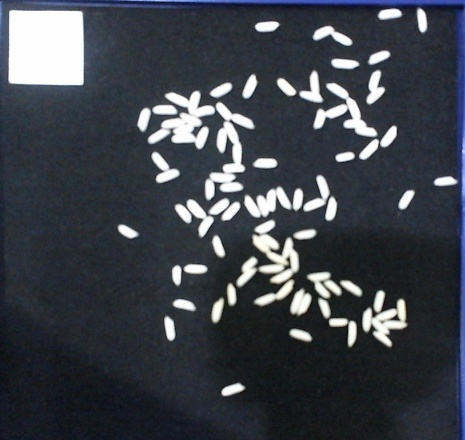
#> input picture exp/test4/5.jpg, 465 x 440 px
$ python count.py
#> lines starting #> are read from the running program, lines starting #| are printed output that depends on the picture; after the words box and inside, x2 and y2 are one past the last pixel; in counts of white or black regions, pixels touching at a corner belong together; long printed decimals are rounded
import cv2

 # Read
img_rice = cv2.imread("./exp/test4/5.jpg")
#> img_rice is the input picture: shape (440, 465, 3); mean B, G, R 74.5, 66.5, 61.5
cv2.imshow('rice', img_rice)
 # Grayscale
img_gray = cv2.cvtColor(img_rice, cv2.COLOR_BGR2GRAY)
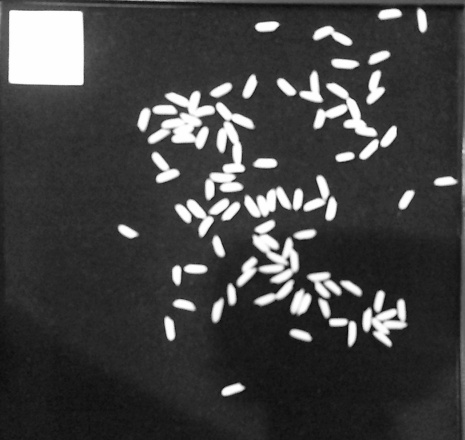
#> img_gray: shape (440, 465); min 10, max 255, mean 66
cv2.imshow('gray', img_gray)
 # Binarization
ret,thresh1 = cv2.threshold(img_gray, 123, 255, cv2.THRESH_BINARY)
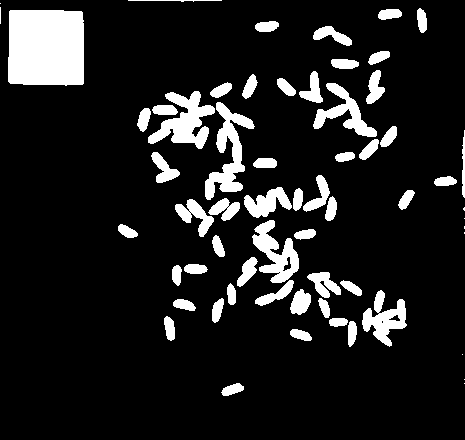
#> thresh1: shape (440, 465); 12.2% white; 62 white regions (9 under 20 px), largest, box (x1, y1, x2, y2) and area: (8, 10, 84, 86) 5604, (205, 102, 255, 200) 1818, (148, 91, 215, 149) 1810
cv2.imshow('thresh', thresh1)

 # Corrosion and expansion
kernel = cv2.getStructuringElement(cv2.MORPH_RECT,(2,2)) #define rectangular structure element

img_erode = cv2.erode(thresh1, kernel, iterations=3)
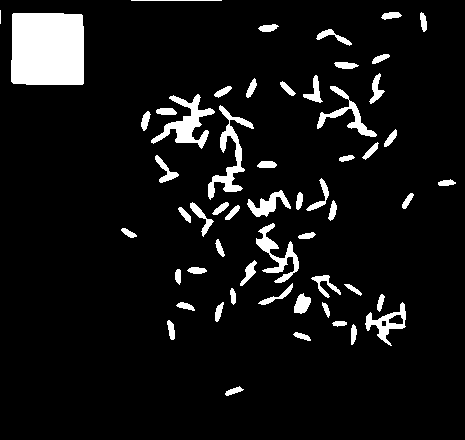
#> img_erode: shape (440, 465); 7.7% white; 56 white regions (1 under 20 px), largest, box (x1, y1, x2, y2) and area: (11, 13, 84, 85) 5156, (151, 94, 215, 149) 1185, (208, 105, 254, 200) 1079
cv2.imshow('erode', img_erode)

img_dilated = cv2.dilate(img_erode, kernel)
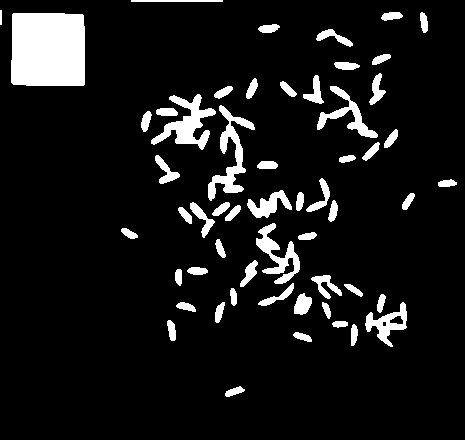
#> img_dilated: shape (440, 465); 9.1% white; 56 white regions
 # Edge detection
contours, hierarchy = cv2.findContours(img_dilated,cv2.RETR_EXTERNAL,cv2.CHAIN_APPROX_SIMPLE)
#> contours = 56 contours, 1 with area under 20; largest, box (x1, y1, x2, y2) and area: (11, 13, 85, 86) 5160, (151, 94, 216, 150) 1238, (208, 105, 255, 201) 1138, (256, 223, 300, 284) 866, (365, 302, 407, 347) 734

count = 0
ave_area = 0
for i in range(len(contours)):
    area = cv2.contourArea(contours[i])
    if area > 20:

        count = count + 1
        ave_area = ave_area + area
        rect = cv2.boundingRect(contours[i]) #Extract rectangle coordinates

        print("number:{} x:{} y:{} area:{}".format(count,rect[0],rect[1], area))#Print coordinates

        cv2.rectangle(img_rice,rect,(0,255,0),1)#Draw a rectangle
        if area > 150:
            count = count + 1
            # cv2.putText(img_rice,str({count,count-1}), (rect[0], rect[1]), cv2.FONT_HERSHEY_COMPLEX, 0.4, (0, 255, 0), 1) #In the upper left corner of the rice grain Write number
        else:
            pass
#> this loop made 56 passes
#> (area, count, ave_area, rect) on passes 1 to 12: (99, 1, 99, (225, 386, 20, 11)), (92, 2, 191, (293, 332, 19, 10)), (98.5, 3, 289.5, (351, 324, 7, 22)), (69.5, 4, 359, (332, 321, 16, 7)), (113.5, 5, 472.5, (167, 320, 9, 21)), (734, 7, 1206.5, (365, 302, 42, 45)), (71, 8, 1277.5, (322, 302, 9, 17)), (108.5, 9, 1386, (215, 302, 10, 21)), (102, 10, 1488, (176, 302, 20, 10)), (89.5, 11, 1577.5, (377, 294, 9, 19)), (247, 13, 1824.5, (294, 293, 18, 22)), (79.5, 14, 1904, (230, 288, 7, 18))
#| number:1 x:225 y:386 area:99.0
#| number:2 x:293 y:332 area:92.0
#| number:3 x:351 y:324 area:98.5
#| number:4 x:332 y:321 area:69.5
#| number:5 x:167 y:320 area:113.5
#| number:6 x:365 y:302 area:734.0
#| number:8 x:322 y:302 area:71.0
#| number:9 x:215 y:302 area:108.5
#> (further printed lines are left out)
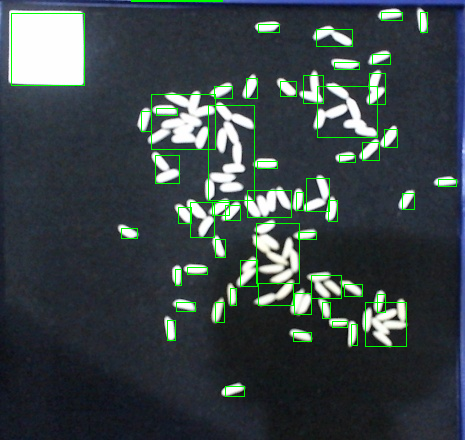
#> img_rice: shape (440, 465, 3); 2.3% of pixels changed, all inside (x1, y1, x2, y2) = (11, 0, 457, 397)
#> after the loop, ave_area = 16526.5; count = 72
            # cv2.putText(img_rice,str(count), (rect[0], rect[1]), cv2.FONT_HERSHEY_COMPLEX, 0.4, (0, 255, 0), 1) #Write the number in the upper left corner of the rice grain


ave_area = ave_area / count
#> ave_area = 229.5
 # Output
print('The total number is: {}, the average area is: {}'.format(count,ave_area))
#| The total number is: 72, the average area is: 229.535
cv2.imshow("Contours", img_rice)

cv2.waitKey(0)
cv2.destroyAllWindows()

$ run again, with exp/test4/0.jpg copied over exp/test4/5.jpg
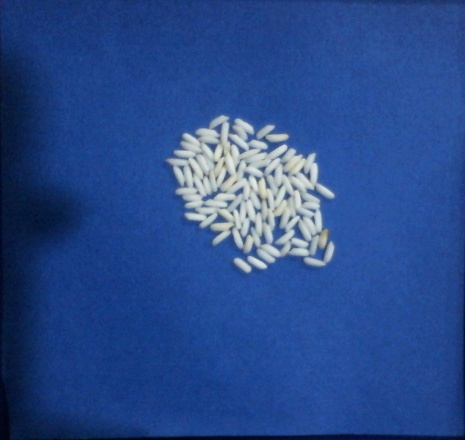
#> input picture exp/test4/0.jpg, 465 x 440 px
#> img_rice is the input picture: shape (440, 465, 3); mean B, G, R 138.9, 74.5, 41
#> `ret,thresh1 = cv2.threshold(img_gray, 123, 255, cv2.THRESH_BINARY)`:
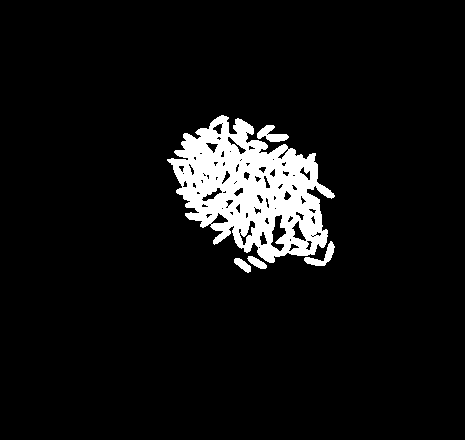
#> thresh1: shape (440, 465); 6.8% white; 5 white regions, box (x1, y1, x2, y2) and area: (167, 115, 335, 263) 13135, (257, 125, 289, 142) 287, (304, 241, 335, 266) 264, (247, 256, 267, 269) 138, (234, 258, 251, 273) 137
#> img_erode: shape (440, 465); 4.1% white; 9 white regions, largest, box (x1, y1, x2, y2) and area: (172, 119, 328, 263) 7880, (233, 122, 254, 150) 240, (269, 137, 288, 142) 72
#> img_dilated: shape (440, 465); 5% white; 8 white regions
#> contours = 8 contours; box (x1, y1, x2, y2) and area: (172, 119, 335, 264) 12113, (233, 122, 255, 151) 257, (269, 137, 289, 143) 76, (237, 261, 252, 273) 60, (251, 259, 267, 270) 58, (260, 128, 275, 139) 55, (327, 246, 335, 263) 54, (308, 260, 327, 267) 52
#> the loop `for i in range(len(contours)):` made 8 passes
#> (area, count, ave_area, rect) on passes 1 to 8: (60, 1, 60, (237, 261, 15, 12)), (51.5, 2, 111.5, (308, 260, 19, 7)), (58, 3, 169.5, (251, 259, 16, 11)), (54.5, 4, 224, (327, 246, 8, 17)), (76, 5, 300, (269, 137, 20, 6)), (55, 6, 355, (260, 128, 15, 11)), (257, 8, 612, (233, 122, 22, 29)), (12113, 10, 12725, (172, 119, 163, 145))
#> (printed output is left out)
#> after the loop `for i in range(len(contours)):`:
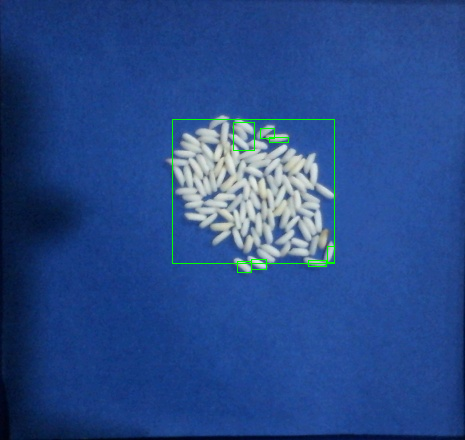
#> img_rice: shape (440, 465, 3); 0.47% of pixels changed, all inside (x1, y1, x2, y2) = (172, 119, 335, 273)
#> after the loop `for i in range(len(contours)):`: ave_area = 12725; count = 10
#> `ave_area = ave_area / count`: ave_area = 1272.5
#| The total number is: 10, the average area is: 1272.5

$ run again, with exp/test4/1.jpg copied over exp/test4/5.jpg
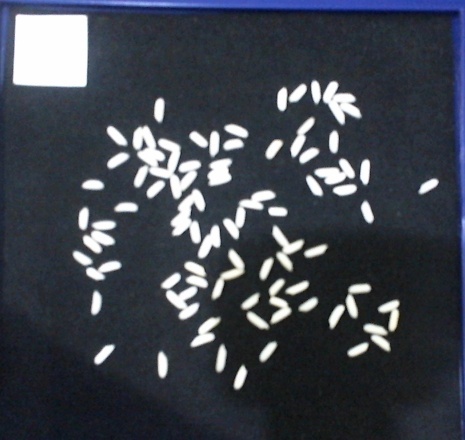
#> input picture exp/test4/1.jpg, 465 x 440 px
#> img_rice is the input picture: shape (440, 465, 3); mean B, G, R 77.4, 68.3, 63.2
#> `ret,thresh1 = cv2.threshold(img_gray, 123, 255, cv2.THRESH_BINARY)`:
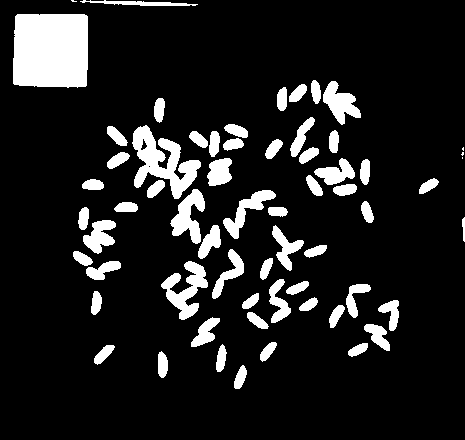
#> thresh1: shape (440, 465); 12.4% white; 63 white regions (4 under 20 px), largest, box (x1, y1, x2, y2) and area: (13, 14, 88, 88) 5360, (132, 125, 201, 199) 2264, (161, 261, 208, 320) 1214
#> img_erode: shape (440, 465); 7.7% white; 62 white regions (2 under 20 px), largest, box (x1, y1, x2, y2) and area: (16, 17, 88, 87) 4914, (136, 129, 201, 199) 1417, (174, 192, 205, 243) 619
#> img_dilated: shape (440, 465); 9.1% white; 61 white regions
#> contours = 61 contours, 1 with area under 20; largest, box (x1, y1, x2, y2) and area: (16, 17, 89, 88) 4922, (136, 129, 202, 200) 1492, (174, 192, 206, 244) 652, (169, 264, 209, 321) 630, (326, 84, 362, 125) 588
#> the loop `for i in range(len(contours)):` made 61 passes
#> (area, count, ave_area, rect) on passes 1 to 8: (103.5, 1, 103.5, (237, 369, 11, 21)), (124.5, 2, 228, (161, 355, 8, 23)), (106.5, 3, 334.5, (219, 349, 8, 24)), (112.5, 4, 447, (97, 348, 18, 17)), (85, 5, 532, (351, 346, 18, 11)), (92.5, 6, 624.5, (263, 345, 14, 17)), (212, 8, 836.5, (367, 327, 24, 25)), (254, 10, 1090.5, (194, 321, 27, 27))
#> (printed output is left out)
#> after the loop `for i in range(len(contours)):`:
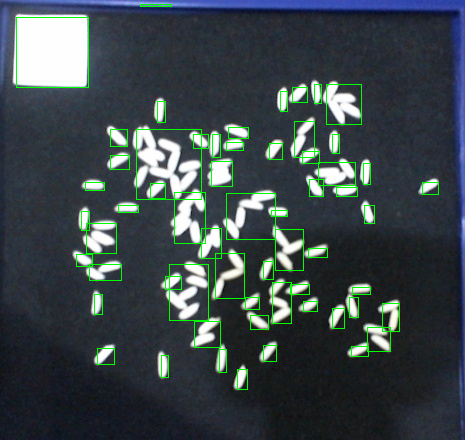
#> img_rice: shape (440, 465, 3); 2.42% of pixels changed, all inside (x1, y1, x2, y2) = (16, 4, 439, 390)
#> after the loop `for i in range(len(contours)):`: ave_area = 16517; count = 78
#> `ave_area = ave_area / count`: ave_area = 211.8
#| The total number is: 78, the average area is: 211.756

$ run again, with exp/test4/2.jpg copied over exp/test4/5.jpg
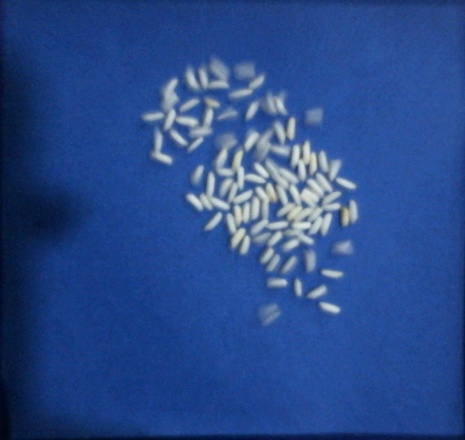
#> input picture exp/test4/2.jpg, 465 x 440 px
#> img_rice is the input picture: shape (440, 465, 3); mean B, G, R 138.4, 74.4, 41.3
#> `ret,thresh1 = cv2.threshold(img_gray, 123, 255, cv2.THRESH_BINARY)`:
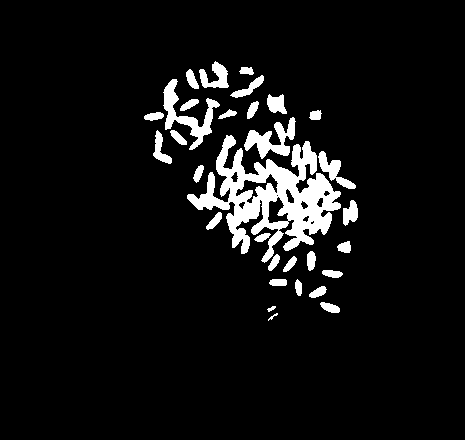
#> thresh1: shape (440, 465); 6.9% white; 31 white regions, largest, box (x1, y1, x2, y2) and area: (187, 135, 341, 263) 7659, (163, 79, 220, 150) 1158, (244, 117, 296, 159) 935
#> img_erode: shape (440, 465); 3.5% white; 40 white regions (2 under 20 px), largest, box (x1, y1, x2, y2) and area: (219, 139, 333, 254) 3489, (248, 133, 290, 157) 345, (295, 144, 317, 180) 335
#> img_dilated: shape (440, 465); 4.6% white; 38 white regions
#> contours = 38 contours; largest, box (x1, y1, x2, y2) and area: (219, 139, 342, 255) 4249, (248, 133, 291, 158) 370, (190, 176, 231, 211) 356, (295, 144, 318, 181) 349, (179, 111, 214, 150) 308
#> the loop `for i in range(len(contours)):` made 38 passes
#> (area, count, ave_area, rect) on passes 1 to 8: (66.5, 1, 66.5, (324, 305, 17, 9)), (57, 2, 123.5, (313, 289, 14, 10)), (34, 3, 157.5, (298, 284, 5, 12)), (52, 4, 209.5, (273, 282, 15, 5)), (52.5, 5, 262, (326, 273, 17, 6)), (35.5, 6, 297.5, (287, 260, 10, 12)), (39.5, 7, 337, (271, 258, 10, 13)), (69, 8, 406, (310, 255, 7, 16))
#> (printed output is left out)
#> after the loop `for i in range(len(contours)):`:
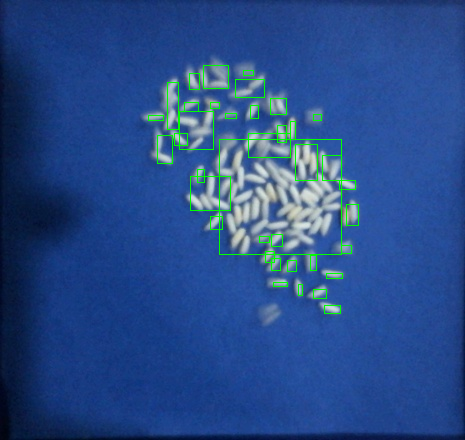
#> img_rice: shape (440, 465, 3); 1.27% of pixels changed, all inside (x1, y1, x2, y2) = (148, 65, 359, 314)
#> after the loop `for i in range(len(contours)):`: ave_area = 8162; count = 47
#> `ave_area = ave_area / count`: ave_area = 173.7
#| The total number is: 47, the average area is: 173.660
